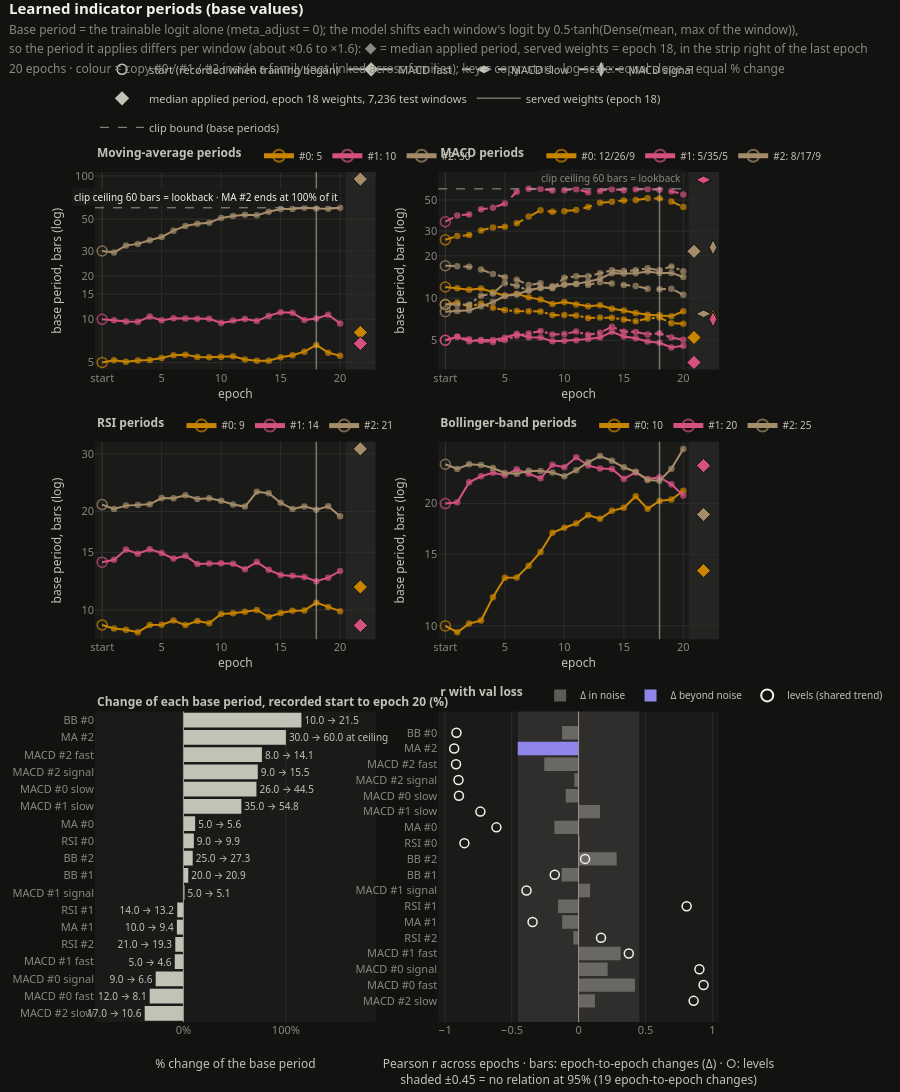

Here is the notebook cell this chart was saved with:
### Markdown cell above
## Learned indicator periods

Base periods per epoch; the diamonds are the median applied (per-window shifted) periods of the served weights on the test windows.

### Code cell
applied = applied_periods(blocks["predictor"], blocks["blocks"]["test"]["X_model"], block="test")
Visualizations.build("indicator_evolution", metrics, cfg, applied=applied).show()
indicator_applied_periods(applied, cfg, metrics=metrics).show()
AT.styled(indicator_summary(metrics, cfg, applied=applied))
